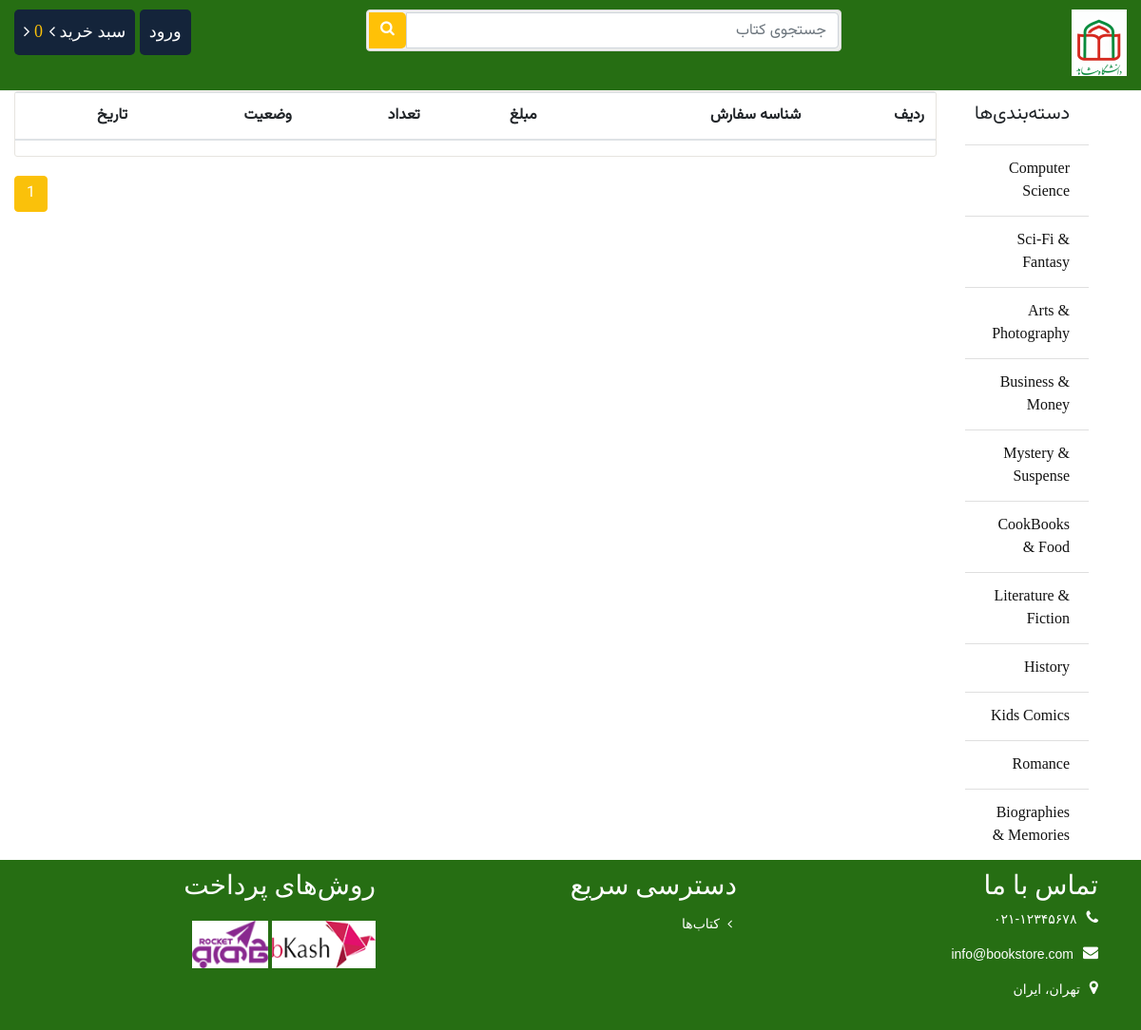
The page /order/ on the database its author committed.
### store/models.py (models this page shows, shortened)
class Category(models.Model):
	name = models.CharField(max_length = 100)
	slug = models.SlugField(max_length = 150, unique=True ,db_index=True)
	icon = models.FileField(upload_to = "category/")
	create_at = models.DateTimeField(auto_now_add = True)
	updated_at = models.DateTimeField(auto_now_add = True)

### order/views.py (the view)
# urls.py: path('', views.order_list, name="order_list"),
def order_list(request):
	my_order = Order.objects.filter(customer_id = request.user.id).order_by('-created')
	paginator = Paginator(my_order, 5)
	page = request.GET.get('page')
	myorder = paginator.get_page(page)
	return render(request, 'order/list.html', {"myorder": myorder})

### cart/cart.py (called while the page is built)
    def __len__(self):
        return sum(item['quantity'] for item in self.cart.values())

### store/context_processors.py (called while the page is built)
def sidebar(request):
	categories = Category.objects.all()
	context = {
		"cat":categories
	}
	return context

def cart(request):
	cart = Cart(request)
	context = {
		"cart": cart
	}
	return context

### order/templates/order/list.html (shortened to what this page needs)
{% extends 'store/base.html' %}
{% load static %}
{% block container %}
<div class="cart_info">
    <table class="table table-hover">
        <thead class="text-center">
            <tr>
                <th scope="col">ردیف</th>
                <th scope="col">شناسه سفارش</th>
                <th scope="col">مبلغ</th>
                <th scope="col">تعداد</th>
                <th scope="col">وضعیت</th>
                <th scope="col">تاریخ</th>
            </tr>
        </thead>
    </table>
</div>
<div class="d-pagination">
    <ul class="pagination">
    {% for ord in myorder.paginator.page_range %}
        {% if myorder.number == ord %}
            <li class="page-item active">
                <span class="page-link">{{ ord }}
                </span>
            </li>
        {% elif ord > myorder.number|add:'-3' and ord < myorder.number|add:'3' %}
            <li class="page-item">
                <a class="page-link" href="?page={{ ord }}">{{ ord }}</a>
            </li>
        {% endif %}
    {% endfor %}
    </ul>
</div>
{% endblock %}

### store/templates/store/bin/sidebar.html
<ul class="list-group list-group-flush">
	<li class="list-group-item"><h5>دسته‌بندی‌ها</h5></li>
	{% for p in cat %}
	<li class="list-group-item"><a href="{% url 'store:category' id=p.id %}">{{p.name}}</a></li>
	{% endfor %}
</ul>

### store/static/css/style.css (style rules this page uses)
html[dir="rtl"] .pagination { flex-direction: row-reverse; }
html[dir="rtl"] .list-group-item { text-align: right; }
html[dir="rtl"] .cart_info th { text-align: right; }
html[dir="rtl"] .list-group-item h4, html[dir="rtl"] .list-group-item { text-align: right; }
html[dir="rtl"] .cart_info thead th { text-align: right; }
html[dir="rtl"] .cart_info thead th, html[dir="rtl"] .cart_info tbody td { text-align: right; vertical-align: middle; }
html[dir="rtl"] .cart_info, html[dir="rtl"] .list-group-item { text-align: right; }
body { font-family: 'Vazirmatn', sans-serif !important; background-color: #fff; }
.titleheader > h3, a { font-family: "Times New Roman", Times, serif; display: inline-block; }
ul li { list-style: none; }
.list-group li a { color: #111; }
.page-link { color: #111!important; }
.page-item.active .page-link { z-index: 1; color: #fff!important; background-color: #fac10a!important; border-color: #ffc107!important; }
.d-pagination { margin-top: 20px; }
.cart_info { border: 1px solid #E6E4DF; border-radius: 3px; margin-bottom: 20px; }

### rows shown on the page
Category: name "Computer Science"
Category: name "Sci-Fi & Fantasy"
Category: name "Arts & Photography"
Category: name "Business & Money"
Category: name "Mystery & Suspense"
Category: name "CookBooks & Food"
Category: name "Literature & Fiction"
Category: name "History"
Category: name "Kids Comics"
Category: name "Romance"
Category: name "Biographies & Memories"

### other values the page prints
{{ ord }} "1"
